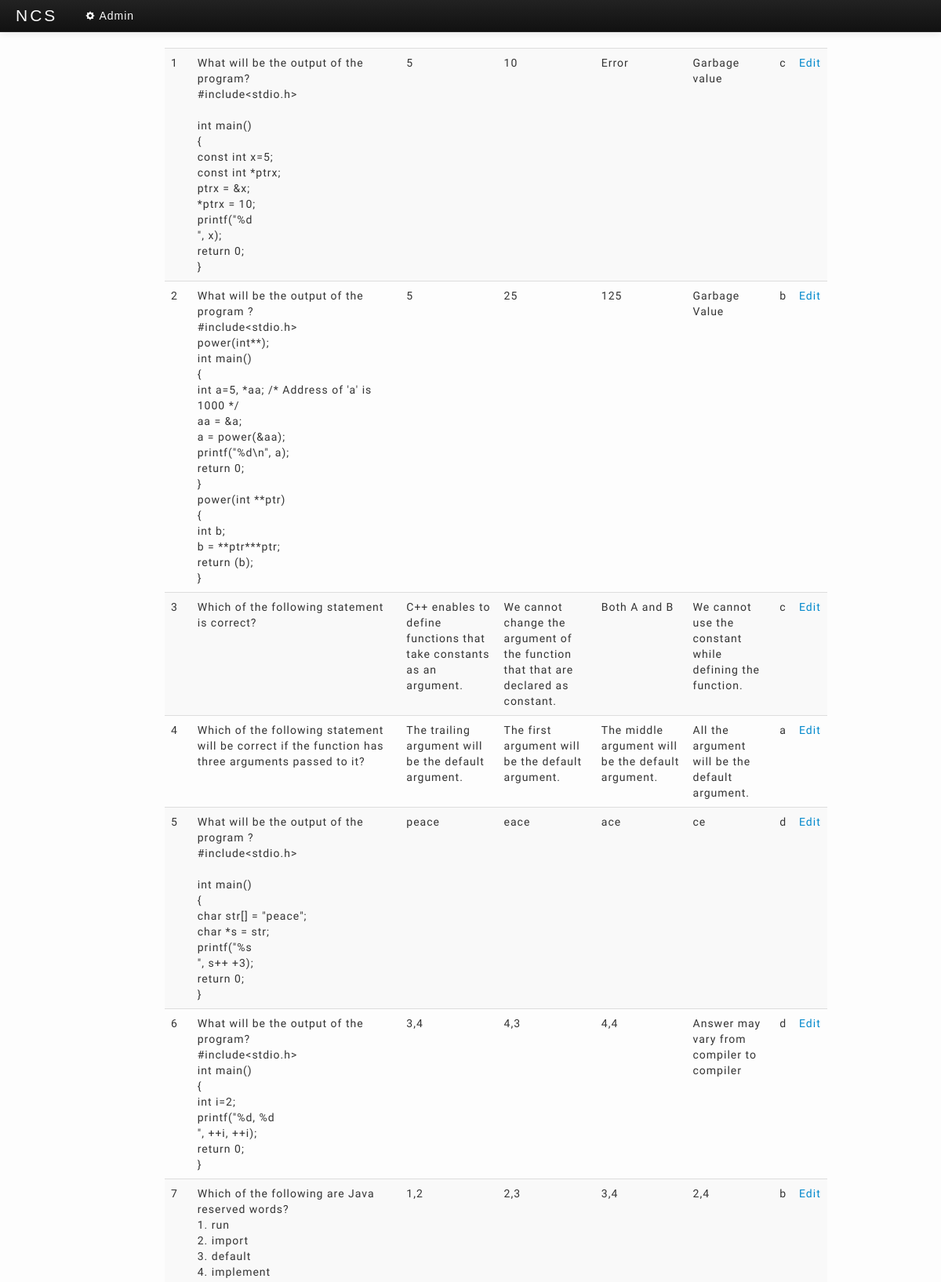
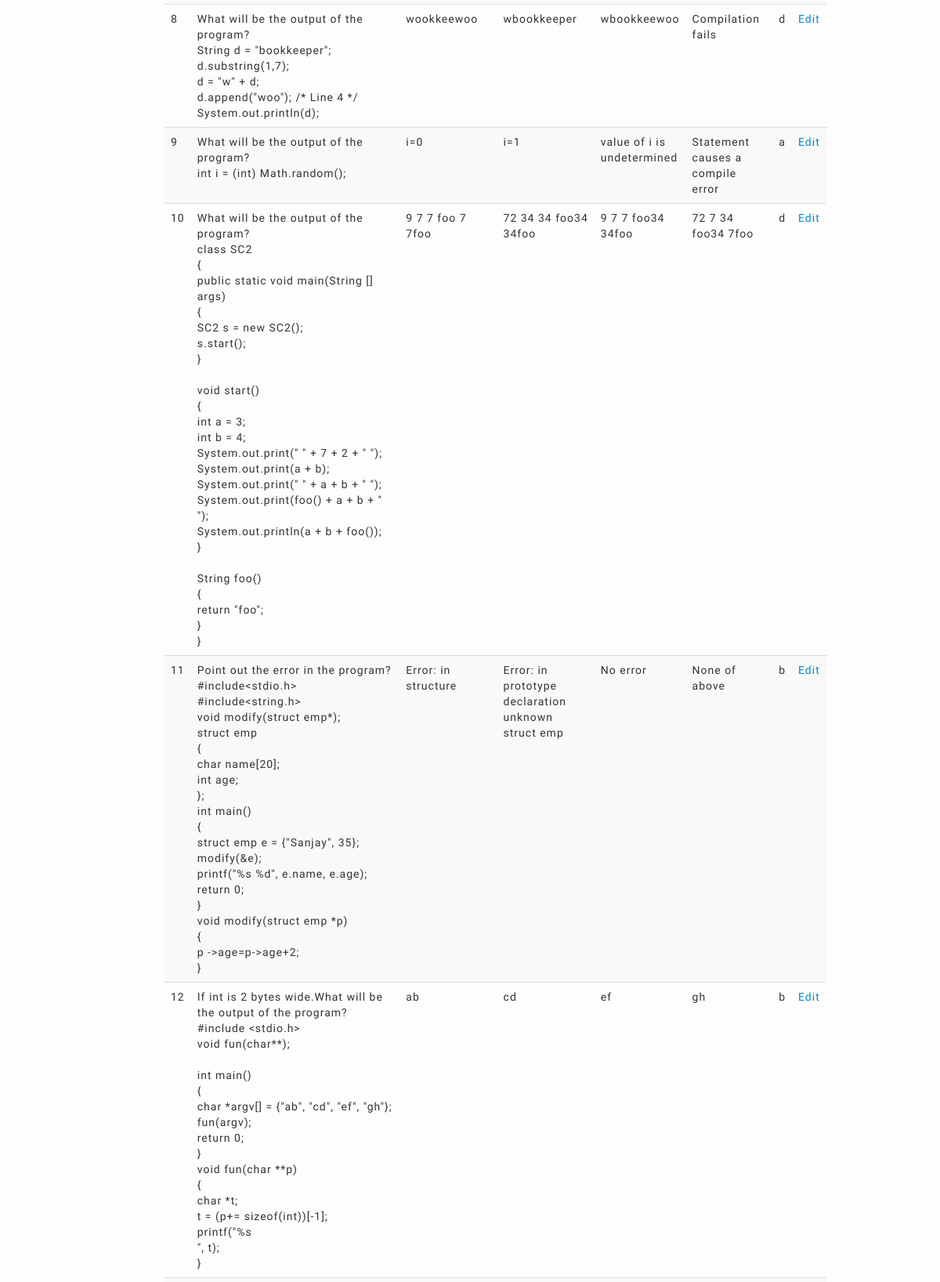
The page /components/mcqqueslist.php (signed in, upper part) on the database its author committed (2 pictures, top to bottom).
### tables this page shows
CREATE TABLE IF NOT EXISTS `questions` (
  `id` int(10) unsigned NOT NULL AUTO_INCREMENT,
  `question` longtext NOT NULL,
  `a` text NOT NULL,
  `b` text NOT NULL,
  `c` text NOT NULL,
  `d` text NOT NULL,
  `ans` varchar(4) NOT NULL,
  PRIMARY KEY (`id`)
);

### components/mcqqueslist.php (the view, shortened to what this page needs)
<!DOCTYPE html>
<html>
<head>
	<link href="../css/bootstrap.css" rel="stylesheet">
    <link href="../css/style.css" rel="stylesheet">
</head>
<body>
    <div class="navbar navbar-inverse">
      <div class="navbar navbar-static-top">
        <div class="navbar-inner">
          <a class="brand" id="brand">
            NCS
          </a>
          <ul class="nav">
          <li><a href="../admin.php">
          <i class="icon-cog icon-white"></i> Admin</a>
          </li>
          </ul>
        </div>
      </div>
    </div>
    <div class="container">
    	<table class="table table-striped">
    		<?php
    			include('db_connect.php');
    			$query="SELECT * FROM questions";
    			$res=mysqli_query($con,$query);
    			while($result=mysqli_fetch_array($res))
    			{
    				echo '<tr>';
            echo '<td>'.$result['id'].'</td>';
            echo '<td>'.nl2br(htmlspecialchars($result['question'])).'</td>';
            echo '<td>'.nl2br($result['a']).'</td>';
            echo '<td>'.nl2br($result['b']).'</td>';
            echo '<td>'.nl2br($result['c']).'</td>';
            echo '<td>'.nl2br($result['d']).'</td>';
            echo '<td>'.$result['ans'].'</td>';
            $r=$result['id'];
            echo "<td><a href='edit.php?id=$r'>Edit</a></td>";
    			}
    		?>
    	</table>
    </div>
</body>
</html>

### css/style.css (style rules this page uses)
body { background: rgb(253,253,253); font-family: 'Inika', serif; letter-spacing: 1px; padding-bottom: 40px; }
.container { min-height: 522px; min-width: 320px; width: 65%; }
#brand,.navbar-inverse .nav > li > a { color: rgb(250,250,250); font-family: sans-serif; }
#brand { letter-spacing: 3px; font-size: 1.5em; font-weight: 100; }

### rows shown on the page
questions: id "1", question "What will be the output of the program? #include<stdio.h> int main() { const int x=5; const int *ptrx; ptrx = &x; *ptrx = 10; printf(\"%d \", x); return 0; }", a "5", b "10", c "Error", d "Garbage value", ans "c"
questions: id "2", question "What will be the output of the program ? #include<stdio.h> power(int**); int main() { int a=5, *aa; /* Address of 'a' is 1000 */ aa = &a; a = power(&aa); printf(\"%d\\n\", a); return 0; } power(int **ptr) { int b; b = **ptr***ptr; return (b); }", a "5", b "25", c "125", d "Garbage Value", ans "b"
questions: id "3", question "Which of the following statement is correct?", a "C++ enables to define functions that take constants as an argument.", b "We cannot change the argument of the function that that are declared as constant.", c "Both A and B", d "We cannot use the constant while defining the function.", ans "c"
questions: id "4", question "Which of the following statement will be correct if the function has three arguments passed to it?", a "The trailing argument will be the default argument.", b "The first argument will be the default argument.", c "The middle argument will be the default argument.", d "All the argument will be the default argument.", ans "a"
questions: id "5", question "What will be the output of the program ? #include<stdio.h> int main() { char str[] = \"peace\"; char *s = str; printf(\"%s \", s++ +3); return 0; }", a "peace", b "eace", c "ace", d "ce", ans "d"
questions: id "6", question "What will be the output of the program? #include<stdio.h> int main() { int i=2; printf(\"%d, %d \", ++i, ++i); return 0; }", a "3,4", b "4,3", c "4,4", d "Answer may vary from compiler to compiler", ans "d"
questions: id "7", question "Which of the following are Java reserved words? 1. run 2. import 3. default 4. implement", a "1,2", b "2,3", c "3,4", d "2,4", ans "b"
questions: id "8", question "What will be the output of the program? String d = \"bookkeeper\"; d.substring(1,7); d = \"w\" + d; d.append(\"woo\"); /* Line 4 */ System.out.println(d);", a "wookkeewoo", b "wbookkeeper", c "wbookkeewoo", d "Compilation fails", ans "d"
questions: id "9", question "What will be the output of the program? int i = (int) Math.random();", a "i=0", b "i=1", c "value of i is undetermined", d "Statement causes a compile error", ans "a"
questions: id "10", question "What will be the output of the program? class SC2 { public static void main(String [] args) { SC2 s = new SC2(); s.start(); } void start() { int a = 3; int b = 4; System.out.print(\" \" + 7 + 2 + \" \"); System.out.print(a + b); System.out.print(\" \" + a + b + \" \"); System.out.print(foo() + a + b + \" \"); System.out.println(a + b + foo()); } String foo() { return \"foo\"; } }", a "9 7 7 foo 7 7foo", b "72 34 34 foo34 34foo", c "9 7 7 foo34 34foo", d "72 7 34 foo34 7foo", ans "d"
questions: id "11", question "Point out the error in the program? #include<stdio.h> #include<string.h> void modify(struct emp*); struct emp { char name[20]; int age; }; int main() { struct emp e = {\"Sanjay\", 35}; modify(&e); printf(\"%s %d\", e.name, e.age); return 0; } void modify(struct emp *p) { p ->age=p->age+2; }", a "Error: in structure", b "Error: in prototype declaration unknown struct emp", c "No error", d "None of above", ans "b"
questions: id "12", question "If int is 2 bytes wide.What will be the output of the program? #include <stdio.h> void fun(char**); int main() { char *argv[] = {\"ab\", \"cd\", \"ef\", \"gh\"}; fun(argv); return 0; } void fun(char **p) { char *t; t = (p+= sizeof(int))[-1]; printf(\"%s \", t); }", a "ab", b "cd", c "ef", d "gh", ans "b"
